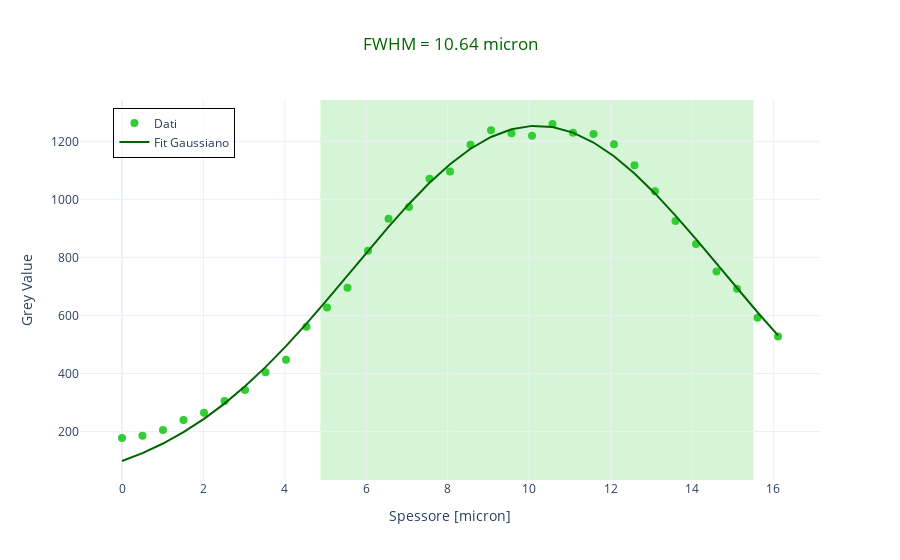

Notebook source saved alongside this figure:
### Code cell
# Calcolo della FWHM (Full Width at Half Maximum) della gaussiana
A_fit, mu_fit, sigma_fit = popt
fwhm = 2 * np.sqrt(2 * np.log(2)) * sigma_fit
print(f"FWHM della gaussiana: {fwhm:.3f} nm")

fig = go.Figure()

# Dati come scatter (punti limegreen)
fig.add_trace(go.Scatter(
    x=df['[micron]'],
    y=df['Mean'],
    mode='markers',
    name='Dati',
    marker=dict(color='limegreen', size=8)
))

# Fit gaussiano (linea darkgreen)
fig.add_trace(go.Scatter(
    x=x,
    y=gauss(x, *popt),
    mode='lines',
    name='Fit Gaussiano',
    line=dict(color='darkgreen')
))

# Calcola i limiti FWHM
x_fwhm_left = mu_fit - fwhm / 2
x_fwhm_right = mu_fit + fwhm / 2

# Evidenzia la regione FWHM sulla figura Plotly (senza testo nel rettangolo)
fig.add_vrect(
    x0=x_fwhm_left, x1=x_fwhm_right,
    fillcolor="limegreen", opacity=0.2,
    layer="below", line_width=0
)

fig.update_layout(
    title={
        'text': f'FWHM = {fwhm:.2f} micron',
        'x': 0.5,
        'xanchor': 'center',
        'font': dict(color='darkgreen')
    },
    xaxis_title='Spessore [micron]',
    yaxis_title='Grey Value',
    template='plotly_white',
    legend=dict(
        x=0.21, y=0.98,
        xanchor='right', yanchor='top',
        bgcolor='rgba(255,255,255,0.7)',
        bordercolor='black',
        borderwidth=1
    )
)
fig.show()

### Figure 1 — Plotly figure (JSON) as saved in the notebook; plotly's stock layout.template omitted (floating-point values rounded to 4 significant figures)
{"data": [{"marker": {"color": "limegreen", "size": 8}, "mode": "markers", "name": "Dati", "type": "scatter", "x": [0, 0.5035, 1.007, 1.511, 2.014, 2.518, 3.021, 3.525, 4.028, 4.532, 5.035, 5.539, 6.043, 6.546, 7.05, 7.553, 8.057, 8.56, 9.064, 9.567, 10.07, 10.57, 11.08, 11.58, 12.09, 12.59, 13.09, 13.6, 14.1, 14.6, 15.11, 15.61, 16.11], "y": [178.0, 185.8, 205.3, 239.7, 265.1, 305.6, 342.8, 404.6, 447.2, 561.1, 627.6, 695.1, 823.4, 933.7, 973.5, 1071.0, 1096.0, 1188.0, 1238.0, 1228.0, 1219.0, 1260.0, 1229.0, 1226.0, 1190.0, 1117.0, 1028.0, 925.4, 846.0, 751.6, 691.7, 592.4, 527.5]}, {"line": {"color": "darkgreen"}, "mode": "lines", "name": "Fit Gaussiano", "type": "scatter", "x": [0, 0.5035, 1.007, 1.511, 2.014, 2.518, 3.021, 3.525, 4.028, 4.532, 5.035, 5.539, 6.043, 6.546, 7.05, 7.553, 8.057, 8.56, 9.064, 9.567, 10.07, 10.57, 11.08, 11.58, 12.09, 12.59, 13.09, 13.6, 14.1, 14.6, 15.11, 15.61, 16.11], "y": [98.41, 125.8, 158.7, 197.9, 243.6, 296.2, 355.7, 421.9, 494.3, 571.9, 653.6, 737.6, 822.3, 905.3, 984.3, 1057.0, 1121.0, 1175.0, 1215.0, 1242.0, 1253.0, 1249.0, 1230.0, 1196.0, 1149.0, 1089.0, 1021.0, 944.2, 862.8, 778.7, 694.1, 611.1, 531.3]}], "layout": {"legend": {"bgcolor": "rgba(255,255,255,0.7)", "bordercolor": "black", "borderwidth": 1, "x": 0.21, "xanchor": "right", "y": 0.98, "yanchor": "top"}, "shapes": [{"fillcolor": "limegreen", "layer": "below", "line": {"width": 0}, "opacity": 0.2, "type": "rect", "x0": 4.873, "x1": 15.51, "xref": "x", "y0": 0, "y1": 1, "yref": "y domain"}], "title": {"font": {"color": "darkgreen"}, "text": "FWHM = 10.64 micron", "x": 0.5, "xanchor": "center"}, "xaxis": {"title": {"text": "Spessore [micron]"}}, "yaxis": {"title": {"text": "Grey Value"}}}}
